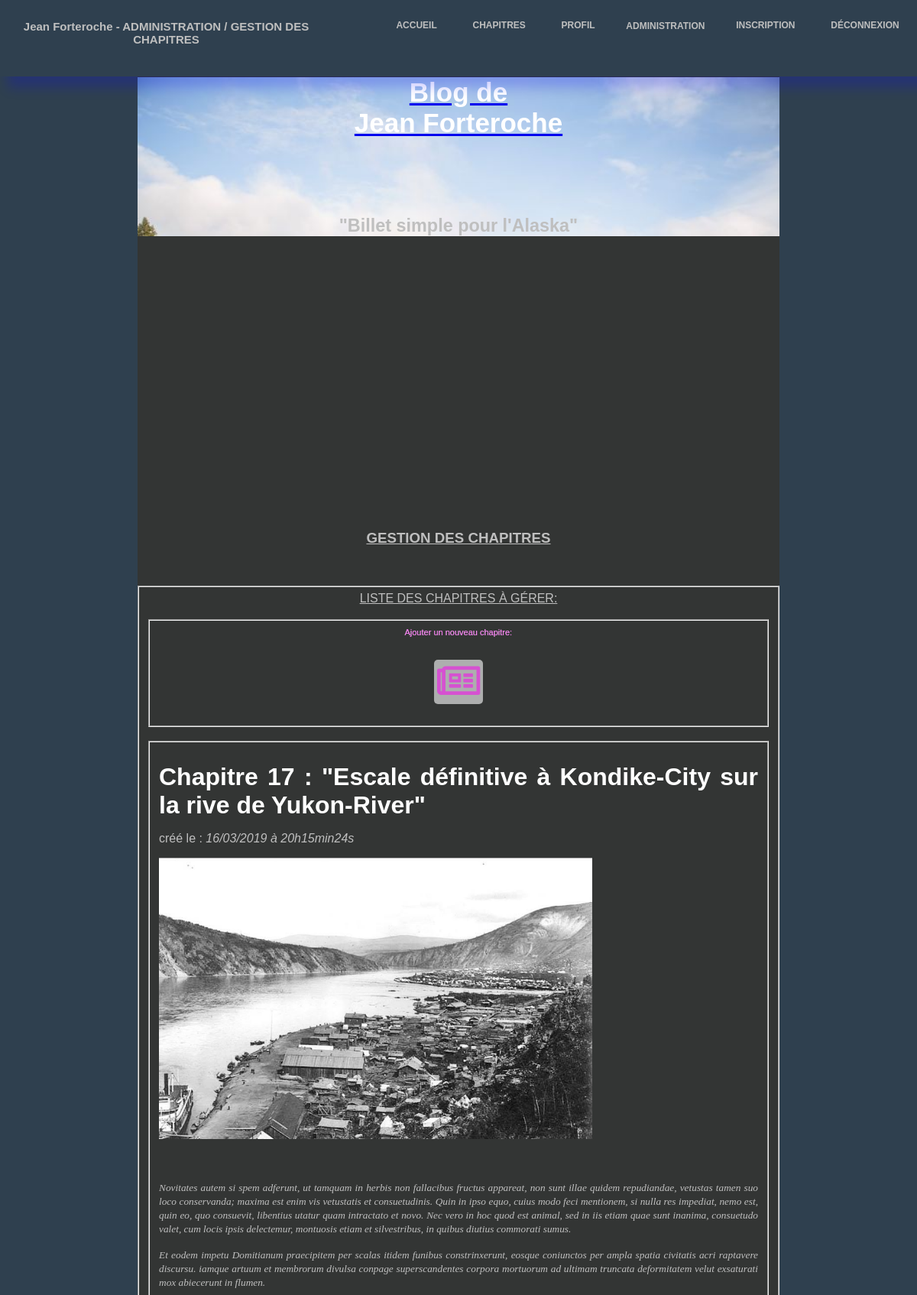
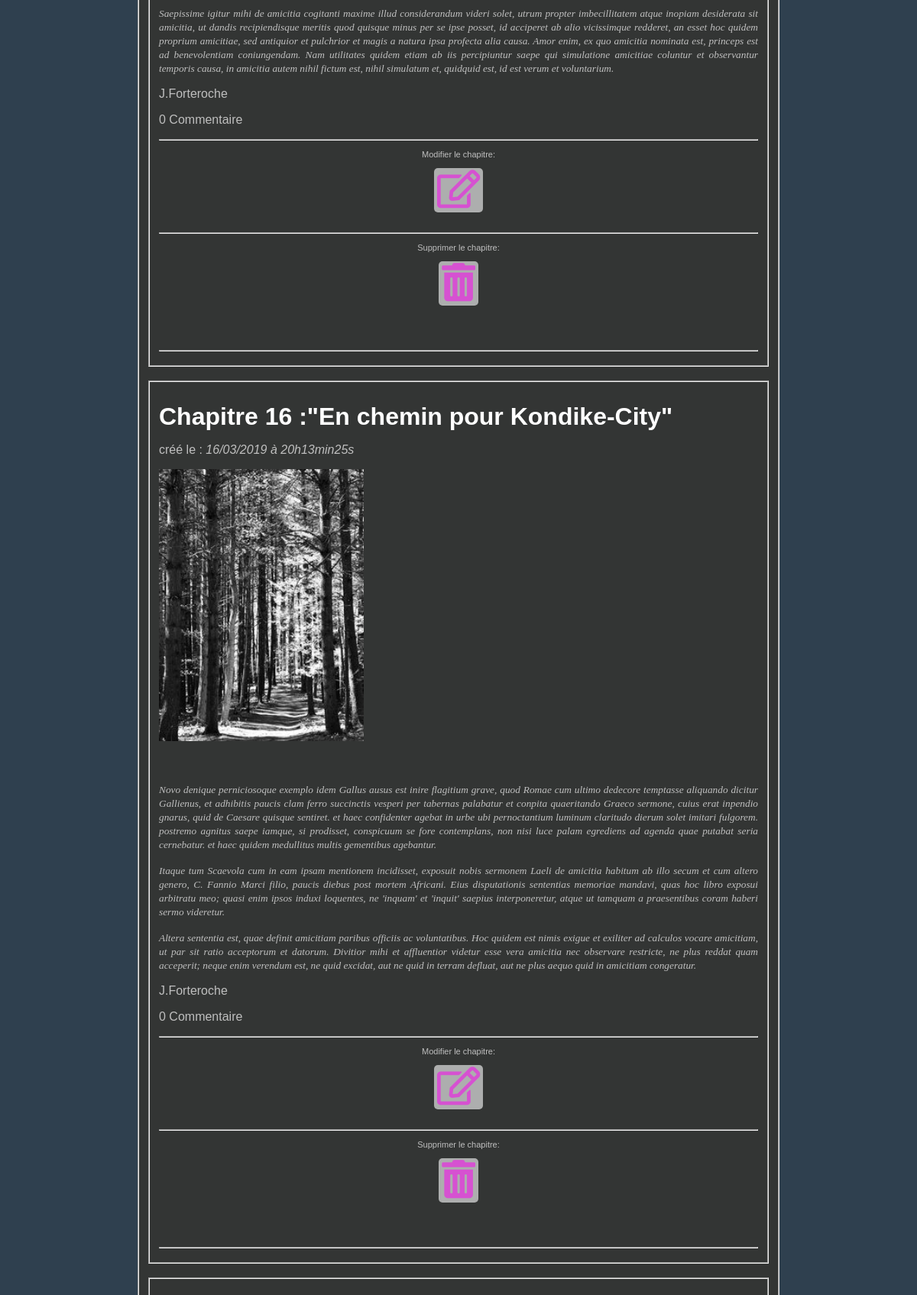
/index.php?action=showAdminPost&id=57 (signed in, upper part), run on the app's committed database (2 pictures, top to bottom).
### tables this page shows
CREATE TABLE `posts` (
  `id` int(11) NOT NULL,
  `title` varchar(255) NOT NULL,
  `content` text NOT NULL,
  `author` varchar(255) NOT NULL,
  `creation_date` datetime NOT NULL
);

### Controller/AdminControllerPost.php (called while the page is built, shortened)
<?php
require_once 'Model/PostManager.php';
class AdminControllerPost {
    private $post;
    public function __construct() {
        $this->post = new PostManager();
    }
    public function listPosts() {
        $posts = $this->post->getPostsWithNumberOfComments();
        $view = new View('adminPostView');
        $view->generate(array('posts' => $posts));
    }
}

### index.php (called while the page is built, shortened)
<?php
$router = new Router();
$router->routerQuery();

### Model/PostManager.php (called while the page is built, shortened)
<?php
require_once 'Model/Model.php';
class PostManager extends Model {
    public function getPostsWithNumberOfComments() {
        $sql = 'SELECT p.*, DATE_FORMAT(p.creation_date, \'%d/%m/%Y à %Hh%imin%ss\') AS creation_date_fr, COUNT(c.post_id) AS nb_comments FROM posts p LEFT JOIN comments c ON p.id = c.post_id GROUP BY p.id, c.post_id ORDER BY p.creation_date DESC';
        $nbCommentByPost = $this->executeQuery($sql);
        $articles = $nbCommentByPost->fetchAll();
        return $articles;
    }
}

### Model/Model.php (called while the page is built)
<?php
class Model {
    private $db;
    protected function executeQuery($sql, $settings = null) {
       if ($settings == null) {
            $result = $this->dbConnect()->query($sql);
        }
        else {
            $result = $this->dbConnect()->prepare($sql);
            $result->execute($settings);
        }
        return $result;
    }
    private function dbConnect() {
        if ($this->db == null) {
            $this->db = new PDO('mysql:host=localhost; dbname=simpleBlog;charset=utf8', 'root', 'root', array(PDO::ATTR_ERRMODE => PDO::ERRMODE_EXCEPTION));
        }
        return $this->db;
    }
}

### View/adminPostView.php (the view, shortened to what this page needs)
<?php
if (isset($_SESSION['id']) && $_SESSION['role'] === '2') {
?>
<p><u><h3 class="titre_gestion_blog">GESTION DES CHAPITRES</h3></u></p>
<div id="posts">
    <fieldset><u>LISTE DES CHAPITRES À GÉRER:</u><br /><br />
        <fieldset>
            <label for="addNewPost" class="stl-label">Ajouter un nouveau chapitre: </label><br /><br />
            <button type="submit" class="btn_addNewPost" id="addNewPost"><i class="far fa-newspaper"></i></button><br /><br />
        </fieldset><br />
        <?php foreach ($posts as $post): ?>
            <form method="post" action="index.php?action=deletePost" id="form_adminPost" class="form_adminPost">
                <fieldset><h1 class="postTitle"><?= $post['title'] ?></h1> <p>créé le : <i><time><?= $post['creation_date_fr'] ?></time></i></p>
                    <article>
                        <p><?= $post['content'] ?></p>
                        <p><?= $post['author'] ?></p>
                        <p class="nbComs"><?= $post['nb_comments'] ?> Commentaire<?php if($post['nb_comments'] > 1) echo 's';?></p>
                    </article>
                    <hr />
                    <label for="updatePost">Modifier le chapitre: </label><br />
                    <a href="index.php?action=updatePost&amp;id=<?= $post['id'] ?>" ><button type="button" class="btn_updatePost" id="updatePost"><i class="far fa-edit"></i></button></a><br /><br />
                    <hr />
                    <label for="deletePost">Supprimer le chapitre: </label><br />
                    <button type="submit" name="submit_delete_post" class="btn_submit_delete_Post" id="deletePost"><i class="fas fa-trash-alt"></i></button><br /><br />
                    <hr />
                </fieldset><br />
            </form>
        <?php endforeach; ?>
    </fieldset>
</div>
<?php
}
?>

### Content/CSS/style.css (style rules this page uses)
* { box-sizing: border-box; }
html, body { padding: 0; margin: 0; text-align: center; }
body { color: #bfbfbf; background-color: #2f404f; font-family: 'Futura-Medium', 'Futura', 'Trebuchet MS', sans-serif; }
h1 { color: white; }
.postTitle { margin-bottom: 0px; }
label.stl-label { text-shadow: -0.2px 0 white; color:rgba(242,19,232,0.6); }
.nbComs { text-align: right; }
.btn_update_avatar_profile, .btn_update_nickname_profile, .btn_update_email_profile, .btn_update_pass_profile, .btn_update_electronic_signature_profile, .btn_delete_electronic_signature_profile, .btn_submit_add_new_post, .btn_submit_update_post, .btn_submit_delete_Post { align-items: center; justify-content:center; max-width: 100%; margin: auto; border-radius: 10px; border: none; font-weight: bold; padding: 5px; cursor: pointer; margin-bottom: 4%; }
label { font-size: 11px; }
h3.titre_gestion_blog { text-align: center; }
.btn_addNewPost, .btn_updatePost, .btn_submit_delete_Post { margin-top: 5px; margin-left: 40%; margin-right: 40%; text-align: center; font-size: 30px; font-weight: bolder; padding: 0 4px; cursor: pointer; border-radius: 5px; border: none; background-color: rgba(255,255,255,0.6); color:rgba(242,19,232,0.6); }
fieldset { text-align: center; margin: auto; box-sizing: border-box; }
img { max-width: 100%; height: auto; }
.form_adminPost { text-align: center; }
.form_adminPost h1, .form_adminPost p, .form_adminPost article { text-align: justify; }
@media screen and (min-width: 768px) { .btn_addNewPost, .btn_updatePost, .btn_submit_delete_Post { margin-top: 10px; margin-left: 45%; margin-right: 45%; text-align: center; font-size: 50px; font-weight: bolder; padding: 0 4px; cursor: pointer; border-radius: 5px; border: none; } }

### data on the page
posts: title "Chapitre 17 : \"Escale définitive à Kondike-City sur la rive de Yukon-River\"", creation_date_fr "16/03/2019 à 20h15min24s", content (picture), content "Novitates autem si spem adferunt, ut tamquam in herbis non fallacibus fructus appareat, non sunt illae quidem repudiandae, vetustas tamen suo loco conservanda; maxima est enim vis vetustatis et consuetudinis. Quin in ipso equo, cuius modo feci mentionem, si nulla res impediat, nemo est, quin eo, quo consuevit, libentius utatur quam intractato et novo. Nec vero in hoc quod est animal, sed in iis etiam quae sunt inanima, consuetudo valet, cum locis ipsis delectemur, montuosis etiam et silvestribus, in quibus diutius commorati sumus. Et eodem impetu Domitianum praecipitem per scalas itidem funibus constrinxerunt, eosque coniunctos per ampla spatia civitatis acri raptavere discursu. iamque…", author "J.Forteroche", nb_comments "0"
posts: title "Chapitre 16 :\"En chemin pour Kondike-City\"", creation_date_fr "16/03/2019 à 20h13min25s", content (picture), content "Novo denique perniciosoque exemplo idem Gallus ausus est inire flagitium grave, quod Romae cum ultimo dedecore temptasse aliquando dicitur Gallienus, et adhibitis paucis clam ferro succinctis vesperi per tabernas palabatur et conpita quaeritando Graeco sermone, cuius erat inpendio gnarus, quid de Caesare quisque sentiret. et haec confidenter agebat in urbe ubi pernoctantium luminum claritudo dierum solet imitari fulgorem. postremo agnitus saepe iamque, si prodisset, conspicuum se fore contemplans, non nisi luce palam egrediens ad agenda quae putabat seria cernebatur. et haec quidem medullitus multis gementibus agebantur. Itaque tum Scaevola cum in eam ipsam mentionem incidisset, exposuit…", author "J.Forteroche", nb_comments "0"

### other printed values
$title "Jean Forteroche - ADMINISTRATION / GESTION DES CHAPITRES"
